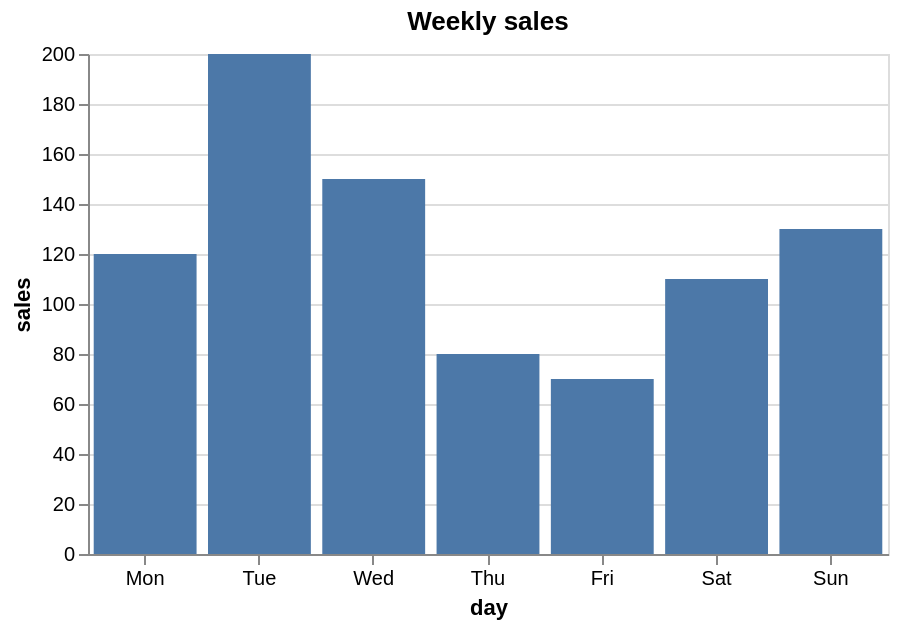

Write the Vega-Lite specification saved for this chart.
### Vega-Lite specification from a JSON file in a GitHub repository (floating-point values rounded to 4 significant figures)
{"$schema": "https://vega.github.io/schema/vega-lite/v6.json", "title": "Weekly sales", "width": 400, "height": 250, "data": {"values": [{"day": "Mon", "sales": 120}, {"day": "Tue", "sales": 200}, {"day": "Wed", "sales": 150}, {"day": "Thu", "sales": 80}, {"day": "Fri", "sales": 70}, {"day": "Sat", "sales": 110}, {"day": "Sun", "sales": 130}]}, "mark": "bar", "encoding": {"x": {"field": "day", "type": "nominal", "sort": null, "axis": {"labelAngle": 0}}, "y": {"field": "sales", "type": "quantitative"}}}
